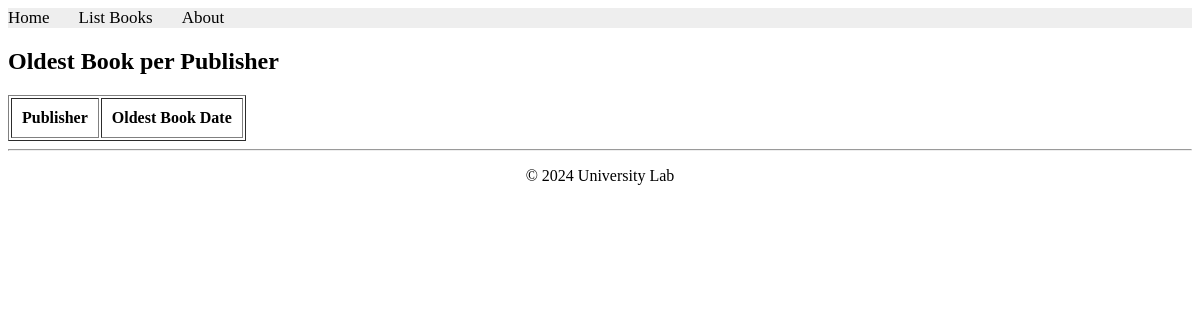
The app's page /books/lab9/task3/, older data.
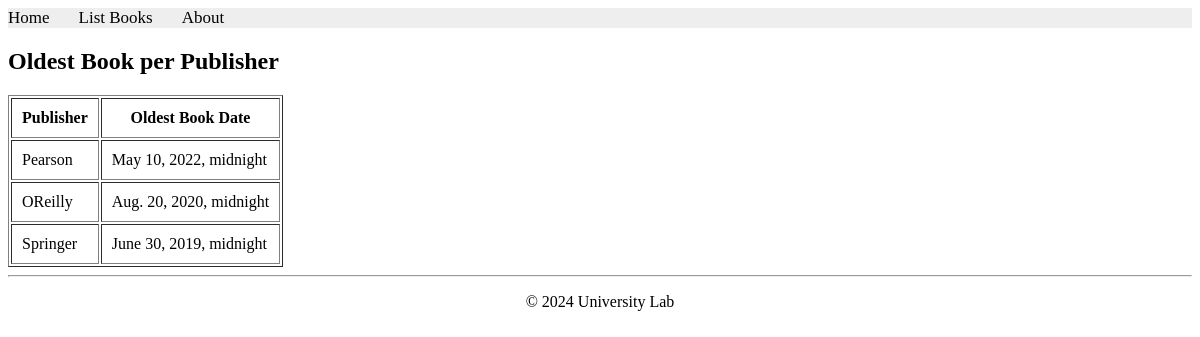
The same page, newer data.
### apps/bookmodule/models.py (models this page shows)
class Publisher(models.Model):
    name = models.CharField(max_length=200)
    location = models.CharField(max_length=300)

### apps/bookmodule/views.py (the view)
# urls.py: path('lab9/task3/', views.lab9_task3, name="lab9_task3"),
def lab9_task3(request):
    from django.db.models import Min
    publishers = Publisher.objects.annotate(oldest_pubdate=Min('book__pubdate'))
    return render(request, 'bookmodule/lab9_task3.html', {'publishers': publishers})

### apps/templates/bookmodule/lab9_task3.html (shortened to what this page needs)
{% extends "layouts/base.html" %}
{% block content %}
<h2>Oldest Book per Publisher</h2>
<table border="1" cellpadding="10">
    <tr>
        <th>Publisher</th>
        <th>Oldest Book Date</th>
    </tr>
    {% for pub in publishers %}
    <tr>
        <td>{{ pub.name }}</td>
        <td>{{ pub.oldest_pubdate }}</td>
    </tr>
    {% endfor %}
</table>
{% endblock %}

Row changes from the older to the newer data that the page shows:
added Publisher: name "Pearson", oldest_pubdate "May 10, 2022, midnight"
added Publisher: name "OReilly", oldest_pubdate "Aug. 20, 2020, midnight"
added Publisher: name "Springer", oldest_pubdate "June 30, 2019, midnight"
